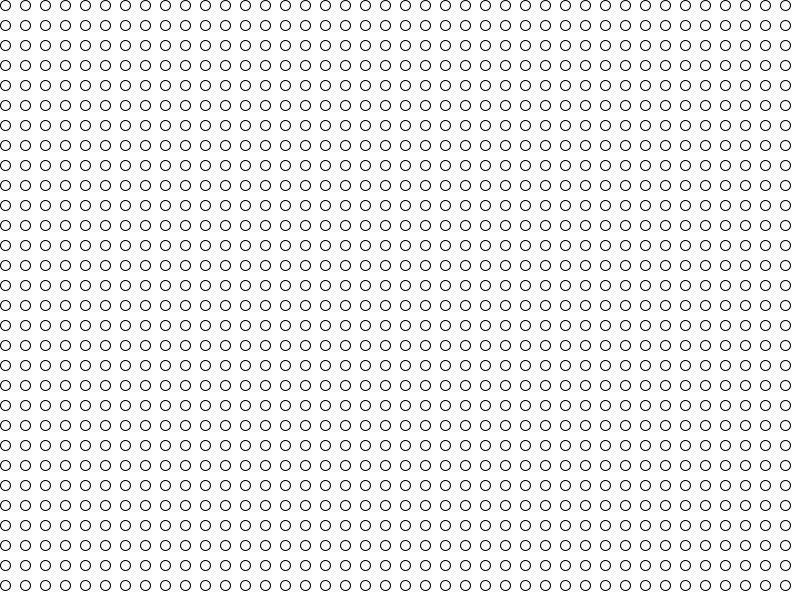
Frame 1 (no input)
Frame 60 (the mouse pressed at the canvas centre just before this capture): identical to frame 1, image omitted
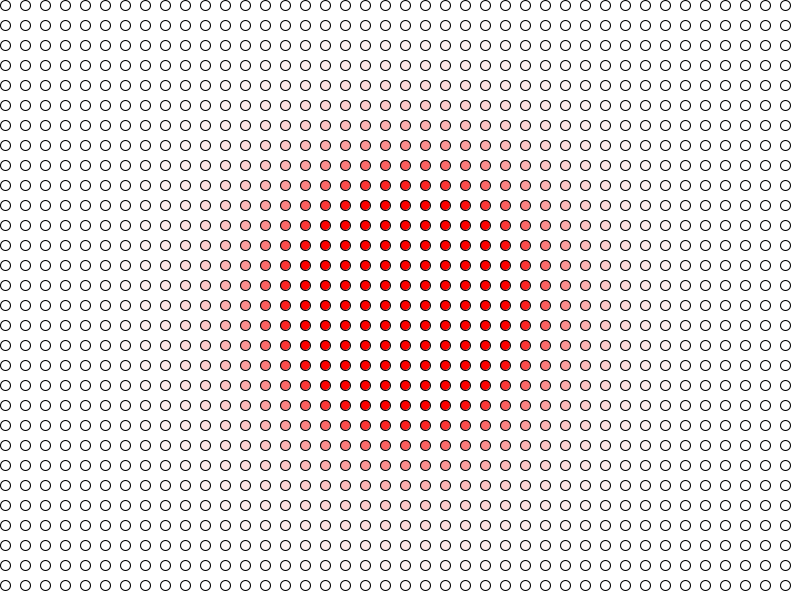
Frame 120 (the mouse held since frame 60 and released just before this capture)

The Processing sketch that drew these frames (run headless with seeded random() and noise(); from frame 60 on, the mouse is pressed at the canvas centre):

// Processing sketch: energy_test
// ── energy_test.pde
Particle[][] particles;

color noPressure = color(255);
color highPressure = color(255, 0, 0);

float damp = 1;

int particleSize = 20;

void setup() {
  size(800, 600);
  
  particles = new Particle[width/particleSize][];
  
  for(int i = 0; i < particles.length; i++) {
    particles[i] = new Particle[height/particleSize];
    for(int j = 0; j < particles[i].length; j++) {
      particles[i][j] = new Particle();
      particles[i][j].position = new PVector(i * particleSize + 5, j * particleSize + 5);
    }
  }
}

void draw() {
  if(frameCount % 60 == 0) println(frameRate);
  
  // Update
  
  if(mousePressed && mouseX > 0 && mouseX < width && mouseY > 0 && mouseY < height) particles[mouseX/particleSize][mouseY/particleSize].energy = 10;
  
  float[][] newEnergies = new float[particles.length][];
  
  for(int i = 0; i < particles.length; i++) {
    newEnergies[i] = new float[particles[i].length];
    for(int j = 0; j < particles[i].length; j++) {
      float energy = 0;
      
      boolean onLeft = i == 0;
      boolean onRight = i == particles.length - 1;
      boolean onTop = j == 0;
      boolean onBottom = j == particles[i].length - 1;
      
      energy += particles[i][j].energy;
      if(!onTop) energy += particles[i][j-1].energy;
      if(!onBottom) energy += particles[i][j+1].energy;
      
      if(!onLeft) energy += particles[i-1][j].energy;
      if(!onLeft && !onTop) energy += particles[i-1][j-1].energy;
      if(!onLeft && !onBottom) energy += particles[i-1][j+1].energy;
      
      if(!onRight) energy += particles[i+1][j].energy;
      if(!onRight && !onTop) energy += particles[i+1][j-1].energy;
      if(!onRight && !onBottom) energy += particles[i+1][j+1].energy;
      
      energy /= 9;
      
      newEnergies[i][j] = energy;
    }
  }
  
  // Render
  
  background(255);
  
  fill(255);
  stroke(0);
  ellipseMode(CENTER);
  
  for(int i = 0; i < particles.length; i++) {
    for(int j = 0; j < particles[i].length; j++) {
      particles[i][j].energy = newEnergies[i][j] * damp; 
      
      Particle p = particles[i][j];
      fill(lerpColor(noPressure, highPressure, p.energy));
      ellipse(p.position.x, p.position.y, particleSize / 2, particleSize / 2);
    }
  }
}

// ── Particle.pde
class Particle {
  PVector position;
  float energy = 0;
}
